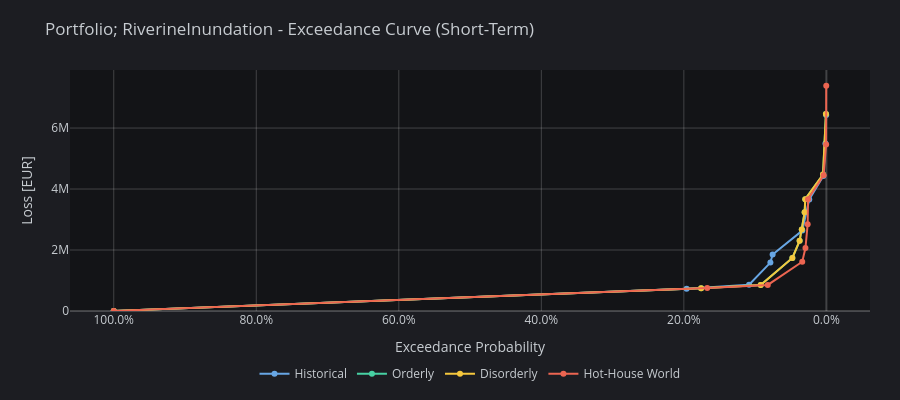

Notebook cell for this chart:
### Markdown cell above
The portfolio exceedance curve shows the distribution of total portfolio losses for the selected hazard. Compared with the cluster-level curve, this view can include multiple exposed assets and therefore reflects concentration and diversification effects across the registered portfolio.

### Code cell
plot_exceedance_curves(portfolio_hazard_exceedance, name=f"Portfolio; {hazard}", selected_term="short", dark=True)

### Figure 1 — Plotly figure (JSON) as saved in the notebook; plotly's stock layout.template omitted (floating-point values rounded to 4 significant figures)
{"data": [{"connectgaps": true, "hovertemplate": "Exceedance Probability: %{x:.2%}<br>Historical: %{y:,.0f} EUR<extra></extra>", "line": {"color": "hsl(210, 70%, 65%)", "width": 2}, "marker": {"color": "hsl(210, 70%, 65%)", "size": 6}, "mode": "lines+markers", "name": "Historical", "type": "scatter", "x": [1, 0.1961, 0.1758, 0.1672, 0.1085, 0.09217, 0.08224, 0.07855, 0.07545, 0.04772, 0.03757, 0.03451, 0.03386, 0.03379, 0.03049, 0.02965, 0.02936, 0.02627, 0.02577, 0.02402, 0.004703, 0.004314, 0.00388, 0.00133, 0.00065, 0.000378, 0.00026, 0.000178], "y": [3669.0, 726100.0, null, null, 859900.0, null, null, 1588000.0, 1850000.0, null, null, null, null, 2638000.0, null, null, null, null, null, 3660000.0, null, 4431000.0, null, 5491000.0, null, null, 6431000.0, null]}, {"connectgaps": true, "hovertemplate": "Exceedance Probability: %{x:.2%}<br>Orderly: %{y:,.0f} EUR<extra></extra>", "line": {"color": "hsl(160, 60%, 55%)", "width": 2}, "marker": {"color": "hsl(160, 60%, 55%)", "size": 6}, "mode": "lines+markers", "name": "Orderly", "type": "scatter", "x": [1, 0.1961, 0.1758, 0.1672, 0.1085, 0.09217, 0.08224, 0.07855, 0.07545, 0.04772, 0.03757, 0.03451, 0.03386, 0.03379, 0.03049, 0.02965, 0.02936, 0.02627, 0.02577, 0.02402, 0.004703, 0.004314, 0.00388, 0.00133, 0.00065, 0.000378, 0.00026, 0.000178], "y": [3669.0, null, 746700.0, null, null, 853300.0, null, null, null, 1738000.0, 2301000.0, 2669000.0, null, null, 3237000.0, 3667000.0, null, null, null, null, 4473000.0, null, null, null, 6461000.0, null, null, null]}, {"connectgaps": true, "hovertemplate": "Exceedance Probability: %{x:.2%}<br>Disorderly: %{y:,.0f} EUR<extra></extra>", "line": {"color": "hsl(45, 90%, 60%)", "width": 2}, "marker": {"color": "hsl(45, 90%, 60%)", "size": 6}, "mode": "lines+markers", "name": "Disorderly", "type": "scatter", "x": [1, 0.1961, 0.1758, 0.1672, 0.1085, 0.09217, 0.08224, 0.07855, 0.07545, 0.04772, 0.03757, 0.03451, 0.03386, 0.03379, 0.03049, 0.02965, 0.02936, 0.02627, 0.02577, 0.02402, 0.004703, 0.004314, 0.00388, 0.00133, 0.00065, 0.000378, 0.00026, 0.000178], "y": [3669.0, null, 746700.0, null, null, 853300.0, null, null, null, 1738000.0, 2301000.0, 2669000.0, null, null, 3237000.0, 3667000.0, null, null, null, null, 4473000.0, null, null, null, 6461000.0, null, null, null]}, {"connectgaps": true, "hovertemplate": "Exceedance Probability: %{x:.2%}<br>Hot-House World: %{y:,.0f} EUR<extra></extra>", "line": {"color": "hsl(8, 80%, 62%)", "width": 2}, "marker": {"color": "hsl(8, 80%, 62%)", "size": 6}, "mode": "lines+markers", "name": "Hot-House World", "type": "scatter", "x": [1, 0.1961, 0.1758, 0.1672, 0.1085, 0.09217, 0.08224, 0.07855, 0.07545, 0.04772, 0.03757, 0.03451, 0.03386, 0.03379, 0.03049, 0.02965, 0.02936, 0.02627, 0.02577, 0.02402, 0.004703, 0.004314, 0.00388, 0.00133, 0.00065, 0.000378, 0.00026, 0.000178], "y": [3669.0, null, null, 750600.0, null, null, 855300.0, null, null, null, null, null, 1616000.0, null, null, null, 2063000.0, 2848000.0, 3668000.0, null, null, null, 4453000.0, null, null, 5462000.0, null, 7385000.0]}], "layout": {"height": 400, "hovermode": "x unified", "legend": {"font": {"color": "hsl(210, 10%, 80%)"}, "orientation": "h", "x": 0.5, "xanchor": "center", "y": -0.2, "yanchor": "top"}, "margin": {"b": 60, "l": 70, "r": 30, "t": 70}, "paper_bgcolor": "#1C1D22", "plot_bgcolor": "#131417", "title": {"font": {"color": "hsl(210, 10%, 80%)"}, "text": "Portfolio; RiverineInundation - Exceedance Curve (Short-Term)"}, "xaxis": {"autorange": "reversed", "gridcolor": "rgba(255, 255, 255, 0.2)", "showgrid": true, "tickfont": {"color": "hsl(210, 10%, 80%)"}, "tickformat": ".1%", "title": {"font": {"color": "hsl(210, 10%, 80%)"}, "text": "Exceedance Probability"}, "zerolinecolor": "rgba(255, 255, 255, 0.2)"}, "yaxis": {"gridcolor": "rgba(255, 255, 255, 0.2)", "rangemode": "nonnegative", "showgrid": true, "tickfont": {"color": "hsl(210, 10%, 80%)"}, "title": {"font": {"color": "hsl(210, 10%, 80%)"}, "text": "Loss [EUR]"}, "zerolinecolor": "rgba(255, 255, 255, 0.2)"}}}
